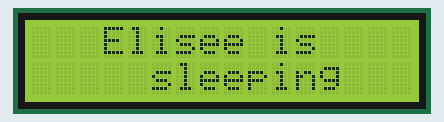
Simulated run of this sketch. Board: Arduino Uno, built with avr-gcc and run on an emulated ATmega328P. Shown: 16×2 character LCD.

Above: at 0.1 s.
At 1.1 s:
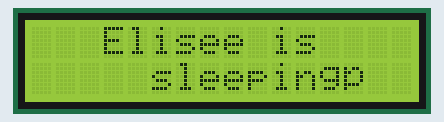
At 1.6 s:
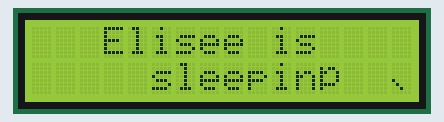
At 2.2 s:
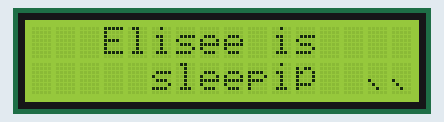
At 2.7 s:
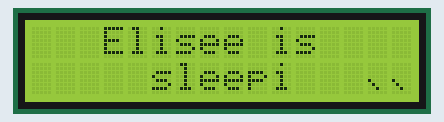

The sketch:

sleeping.ino
```cpp
#include <Wire.h>
#include <LiquidCrystal_I2C.h>

LiquidCrystal_I2C lcd(0x27, 16, 2);  // Use 0x3F if your LCD has a different address

void setup() {
  lcd.init();
  lcd.backlight();
}

void loop() {
  // Snoozy sequence begins...
  lcd.clear();
  lcd.setCursor(3, 0);
  lcd.print("Elisee is");
  lcd.setCursor(5, 1);
  lcd.print("sleeping");

  delay(1000);

  // Emoji sleep animation 💤
  for (int i = 0; i < 3; i++) {
    lcd.setCursor(13 - i, 1);
    lcd.print("💤");
    delay(500);
    lcd.setCursor(13 - i, 1);
    lcd.print("  ");
  }

  // After the Zzz... pause before looping
  delay(1500);
}
```

Measured:
- by itself, everything shown: repeats every 4.0 s, in 5 steps
- what the display in image 1 shows lasts 0.5 s, from 1.1 s to 1.6 s
- what the display in image 4 shows lasts 1.5 s, from 2.6 s to 4.1 s
